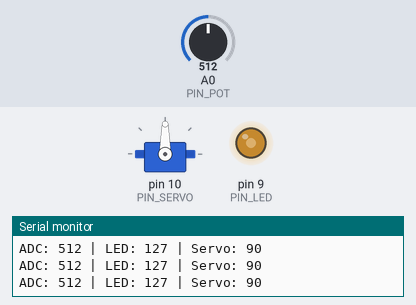
Bench run of a sketch on a simulated Arduino Uno, built with avr-gcc and run on an emulated ATmega328P. Parts: servo, output pins drawn as LEDs (lit = HIGH), the last lines printed to the serial monitor. The test bench sets the inputs (shaded band); at power-on: A0 (PIN_POT) = 512.

Above: at 1.2 s.
1.3 s: A0 (PIN_POT) set to 716
At 1.9 s:
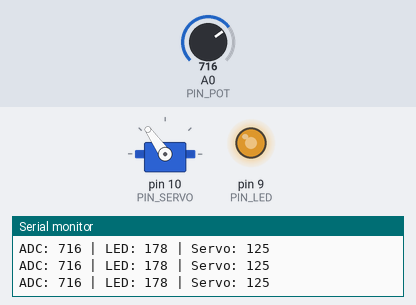
2.8 s: A0 (PIN_POT) set to 900
At 3.6 s:
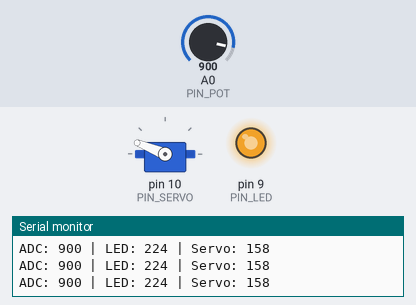
4.3 s: A0 (PIN_POT) set to 1023
At 5.3 s:
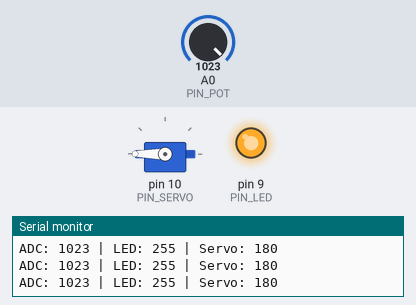
5.8 s: A0 (PIN_POT) set to 306
At 7.0 s:
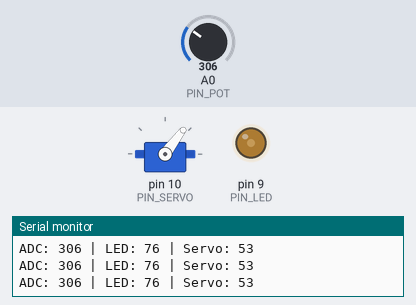
7.3 s: A0 (PIN_POT) set to 122
At 8.5 s:
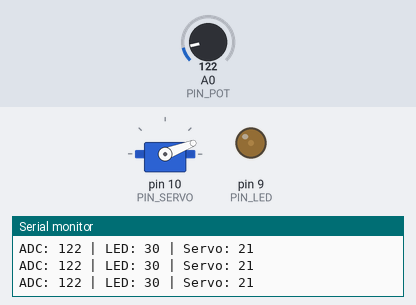
8.8 s: A0 (PIN_POT) set to 0
At 10.3 s:
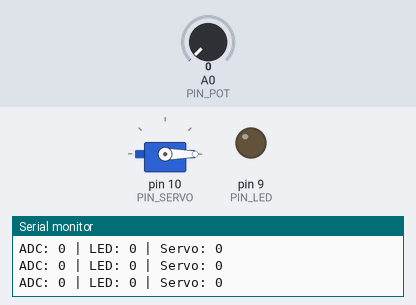
Timing chart, 0 to 11.3 s (numbered marks = the images above; inputs shaded):
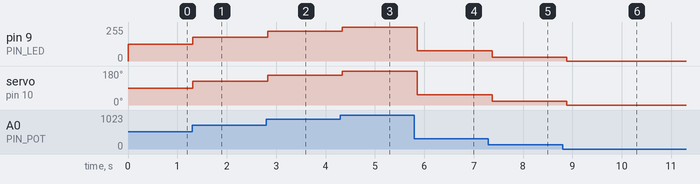

The sketch:

lab07_pwm_servo_dimmer.ino
```cpp
#include <Servo.h>

const int PIN_LED = 9;
const int PIN_SERVO = 10;
const int PIN_POT = A0;

Servo miServo;

void setup() {
  Serial.begin(115200);
  pinMode(PIN_LED, OUTPUT);
  miServo.attach(PIN_SERVO);
}

void loop() {
  int lectura = analogRead(PIN_POT);  // 0 - 1023

  int brillo = map(lectura, 0, 1023, 0, 255);
  int grados = map(lectura, 0, 1023, 0, 180);

  analogWrite(PIN_LED, brillo);
  miServo.write(grados);

  Serial.print("ADC: ");
  Serial.print(lectura);
  Serial.print(" | LED: ");
  Serial.print(brillo);
  Serial.print(" | Servo: ");
  Serial.println(grados);

  delay(100);
}
```

Measured:
- after the input at 1.3 s, pin 9 (PIN_LED): 127/255 → 178/255 at once; servo on pin 10 (PIN_SERVO): 90° → 125° at once
- after the input at 2.8 s, pin 9 (PIN_LED): 178/255 → 224/255 at once; servo on pin 10 (PIN_SERVO): 125° → 158° at once
- after the input at 4.3 s, pin 9 (PIN_LED): 224/255 → 255/255 at once; servo on pin 10 (PIN_SERVO): 158° → 180° at once
- after the input at 5.8 s, pin 9 (PIN_LED): 255/255 → 76/255 after 0.06 s; servo on pin 10 (PIN_SERVO): 180° → 53° after 0.06 s
- after the input at 7.3 s, pin 9 (PIN_LED): 76/255 → 30/255 after 0.07 s; servo on pin 10 (PIN_SERVO): 53° → 21° after 0.07 s
- after the input at 8.8 s, pin 9 (PIN_LED): 30/255 → 0/255 after 0.09 s; servo on pin 10 (PIN_SERVO): 21° → 0° after 0.09 s
